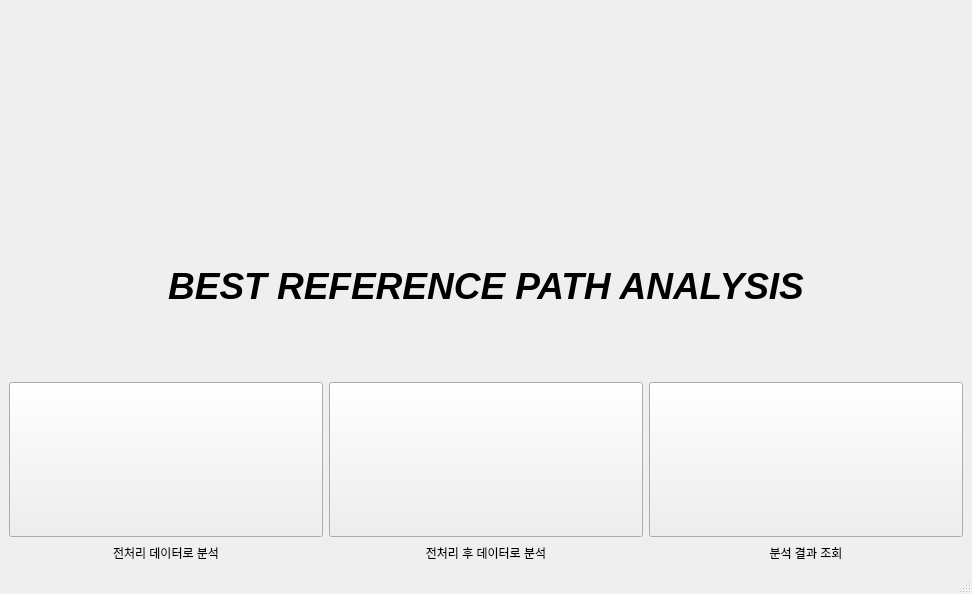
<?xml version="1.0" encoding="UTF-8"?>
<ui version="4.0">
 <class>MainWindow</class>
 <widget class="QMainWindow" name="MainWindow">
  <property name="geometry">
   <rect>
    <x>0</x>
    <y>0</y>
    <width>972</width>
    <height>594</height>
   </rect>
  </property>
  <property name="windowTitle">
   <string>MainWindow</string>
  </property>
  <widget class="QWidget" name="centralwidget">
   <layout class="QGridLayout" name="gridLayout">
    <item row="1" column="0">
     <widget class="QLabel" name="label">
      <property name="font">
       <font>
        <family>Arial</family>
        <pointsize>28</pointsize>
        <weight>75</weight>
        <italic>true</italic>
        <bold>true</bold>
       </font>
      </property>
      <property name="text">
       <string>BEST REFERENCE PATH ANALYSIS</string>
      </property>
      <property name="alignment">
       <set>Qt::AlignCenter</set>
      </property>
      <property name="buddy">
       <cstring>label</cstring>
      </property>
     </widget>
    </item>
    <item row="2" column="0">
     <layout class="QHBoxLayout" name="horizontalLayout">
      <item>
       <layout class="QVBoxLayout" name="verticalLayout">
        <item>
         <widget class="QPushButton" name="raw_analysis_push">
          <property name="sizePolicy">
           <sizepolicy hsizetype="Preferred" vsizetype="Preferred">
            <horstretch>0</horstretch>
            <verstretch>0</verstretch>
           </sizepolicy>
          </property>
          <property name="text">
           <string/>
          </property>
          <property name="icon">
           <iconset>
            <normaloff>image/raw.png</normaloff>image/raw.png</iconset>
          </property>
          <property name="iconSize">
           <size>
            <width>200</width>
            <height>200</height>
           </size>
          </property>
         </widget>
        </item>
        <item>
         <widget class="QLabel" name="label_2">
          <property name="maximumSize">
           <size>
            <width>16777215</width>
            <height>20</height>
           </size>
          </property>
          <property name="text">
           <string>전처리 데이터로 분석</string>
          </property>
          <property name="alignment">
           <set>Qt::AlignCenter</set>
          </property>
         </widget>
        </item>
       </layout>
      </item>
      <item>
       <layout class="QVBoxLayout" name="verticalLayout_3">
        <item>
         <widget class="QPushButton" name="preprocessed_analysis_push">
          <property name="sizePolicy">
           <sizepolicy hsizetype="Preferred" vsizetype="Preferred">
            <horstretch>0</horstretch>
            <verstretch>0</verstretch>
           </sizepolicy>
          </property>
          <property name="text">
           <string/>
          </property>
          <property name="icon">
           <iconset>
            <normaloff>image/preprocess.png</normaloff>image/preprocess.png</iconset>
          </property>
          <property name="iconSize">
           <size>
            <width>200</width>
            <height>200</height>
           </size>
          </property>
         </widget>
        </item>
        <item>
         <widget class="QLabel" name="label_3">
          <property name="maximumSize">
           <size>
            <width>16777215</width>
            <height>20</height>
           </size>
          </property>
          <property name="text">
           <string>전처리 후 데이터로 분석</string>
          </property>
          <property name="alignment">
           <set>Qt::AlignCenter</set>
          </property>
         </widget>
        </item>
       </layout>
      </item>
      <item>
       <layout class="QVBoxLayout" name="verticalLayout_2">
        <item>
         <widget class="QPushButton" name="result_push">
          <property name="sizePolicy">
           <sizepolicy hsizetype="Preferred" vsizetype="Preferred">
            <horstretch>0</horstretch>
            <verstretch>0</verstretch>
           </sizepolicy>
          </property>
          <property name="text">
           <string/>
          </property>
          <property name="icon">
           <iconset>
            <normaloff>image/search2.png</normaloff>image/search2.png</iconset>
          </property>
          <property name="iconSize">
           <size>
            <width>200</width>
            <height>200</height>
           </size>
          </property>
         </widget>
        </item>
        <item>
         <widget class="QLabel" name="label_5">
          <property name="maximumSize">
           <size>
            <width>16777215</width>
            <height>20</height>
           </size>
          </property>
          <property name="text">
           <string>분석 결과 조회</string>
          </property>
          <property name="alignment">
           <set>Qt::AlignCenter</set>
          </property>
         </widget>
        </item>
       </layout>
      </item>
     </layout>
    </item>
    <item row="0" column="0">
     <layout class="QHBoxLayout" name="horizontalLayout_3">
      <item>
       <widget class="QLabel" name="label_7">
        <property name="minimumSize">
         <size>
          <width>45</width>
          <height>0</height>
         </size>
        </property>
        <property name="maximumSize">
         <size>
          <width>45</width>
          <height>16777215</height>
         </size>
        </property>
        <property name="text">
         <string/>
        </property>
       </widget>
      </item>
      <item alignment="Qt::AlignHCenter">
       <widget class="QLabel" name="label_6">
        <property name="maximumSize">
         <size>
          <width>16777215</width>
          <height>150</height>
         </size>
        </property>
        <property name="text">
         <string/>
        </property>
        <property name="pixmap">
         <pixmap>image/samsung.png</pixmap>
        </property>
       </widget>
      </item>
      <item alignment="Qt::AlignHCenter">
       <widget class="QLabel" name="label_4">
        <property name="maximumSize">
         <size>
          <width>16777215</width>
          <height>60</height>
         </size>
        </property>
        <property name="text">
         <string/>
        </property>
        <property name="pixmap">
         <pixmap>image/postech.png</pixmap>
        </property>
        <property name="alignment">
         <set>Qt::AlignRight|Qt::AlignTrailing|Qt::AlignVCenter</set>
        </property>
       </widget>
      </item>
      <item>
       <widget class="QLabel" name="label_8">
        <property name="minimumSize">
         <size>
          <width>45</width>
          <height>0</height>
         </size>
        </property>
        <property name="maximumSize">
         <size>
          <width>45</width>
          <height>16777215</height>
         </size>
        </property>
        <property name="text">
         <string/>
        </property>
       </widget>
      </item>
     </layout>
    </item>
   </layout>
  </widget>
  <widget class="QStatusBar" name="statusbar"/>
 </widget>
 <resources/>
 <connections/>
</ui>
